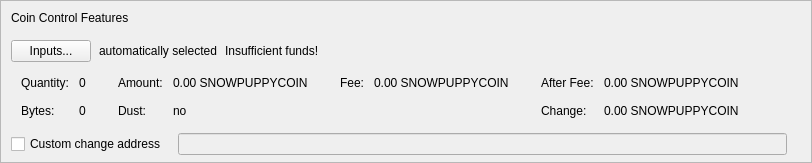
    <widget class="QFrame" name="frameCoinControl">
     <property name="sizePolicy">
      <sizepolicy hsizetype="Expanding" vsizetype="Expanding">
       <horstretch>0</horstretch>
       <verstretch>0</verstretch>
      </sizepolicy>
     </property>
     <property name="maximumSize">
      <size>
       <width>16777215</width>
       <height>16777215</height>
      </size>
     </property>
     <property name="frameShape">
      <enum>QFrame::StyledPanel</enum>
     </property>
     <property name="frameShadow">
      <enum>QFrame::Sunken</enum>
     </property>
     <layout class="QVBoxLayout" name="verticalLayoutCoinControl2">
      <property name="spacing">
       <number>0</number>
      </property>
      <property name="leftMargin">
       <number>0</number>
      </property>
      <property name="topMargin">
       <number>0</number>
      </property>
      <property name="rightMargin">
       <number>0</number>
      </property>
      <property name="bottomMargin">
       <number>6</number>
      </property>
      <item>
       <layout class="QVBoxLayout" name="verticalLayoutCoinControl" stretch="0,0,0,0,0">
        <property name="spacing">
         <number>0</number>
        </property>
        <property name="leftMargin">
         <number>10</number>
        </property>
        <property name="topMargin">
         <number>10</number>
        </property>
        <item>
         <layout class="QHBoxLayout" name="horizontalLayoutCoinControl1">
          <property name="bottomMargin">
           <number>15</number>
          </property>
          <item>
           <widget class="QLabel" name="labelCoinControlFeatures">
            <property name="sizePolicy">
             <sizepolicy hsizetype="Preferred" vsizetype="Maximum">
              <horstretch>0</horstretch>
              <verstretch>0</verstretch>
             </sizepolicy>
            </property>
            <property name="text">
             <string>Coin Control Features</string>
            </property>
           </widget>
          </item>
         </layout>
        </item>
        <item>
         <layout class="QHBoxLayout" name="horizontalLayoutCoinControl2" stretch="0,0,0,0">
          <property name="spacing">
           <number>8</number>
          </property>
          <property name="bottomMargin">
           <number>10</number>
          </property>
          <item>
           <widget class="QPushButton" name="pushButtonCoinControl">
            <property name="styleSheet">
             <string notr="true"/>
            </property>
            <property name="text">
             <string>Inputs...</string>
            </property>
            <property name="autoDefault">
             <bool>false</bool>
            </property>
           </widget>
          </item>
          <item>
           <widget class="QLabel" name="labelCoinControlAutomaticallySelected">
            <property name="text">
             <string>automatically selected</string>
            </property>
            <property name="margin">
             <number>5</number>
            </property>
           </widget>
          </item>
          <item>
           <widget class="QLabel" name="labelCoinControlInsuffFunds">
            <property name="text">
             <string>Insufficient funds!</string>
            </property>
            <property name="margin">
             <number>5</number>
            </property>
           </widget>
          </item>
          <item>
           <spacer name="horizontalSpacerCoinControl">
            <property name="orientation">
             <enum>Qt::Horizontal</enum>
            </property>
            <property name="sizeHint" stdset="0">
             <size>
              <width>40</width>
              <height>1</height>
             </size>
            </property>
           </spacer>
          </item>
         </layout>
        </item>
        <item>
         <widget class="QWidget" name="widgetCoinControl" native="true">
          <property name="sizePolicy">
           <sizepolicy hsizetype="Preferred" vsizetype="Preferred">
            <horstretch>0</horstretch>
            <verstretch>0</verstretch>
           </sizepolicy>
          </property>
          <property name="minimumSize">
           <size>
            <width>0</width>
            <height>0</height>
           </size>
          </property>
          <property name="styleSheet">
           <string notr="true"/>
          </property>
          <layout class="QHBoxLayout" name="horizontalLayoutCoinControl5">
           <property name="leftMargin">
            <number>0</number>
           </property>
           <property name="topMargin">
            <number>0</number>
           </property>
           <property name="rightMargin">
            <number>0</number>
           </property>
           <property name="bottomMargin">
            <number>0</number>
           </property>
           <item>
            <layout class="QHBoxLayout" name="horizontalLayoutCoinControl3" stretch="0,0,0,1">
             <property name="spacing">
              <number>20</number>
             </property>
             <property name="topMargin">
              <number>0</number>
             </property>
             <property name="bottomMargin">
              <number>10</number>
             </property>
             <item>
              <layout class="QFormLayout" name="formLayoutCoinControl1">
               <property name="horizontalSpacing">
                <number>10</number>
               </property>
               <property name="verticalSpacing">
                <number>14</number>
               </property>
               <property name="leftMargin">
                <number>10</number>
               </property>
               <property name="topMargin">
                <number>4</number>
               </property>
               <property name="rightMargin">
                <number>6</number>
               </property>
               <item row="0" column="0">
                <widget class="QLabel" name="labelCoinControlQuantityText">
                 <property name="text">
                  <string>Quantity:</string>
                 </property>
                 <property name="margin">
                  <number>0</number>
                 </property>
                </widget>
               </item>
               <item row="0" column="1">
                <widget class="QLabel" name="labelCoinControlQuantity">
                 <property name="cursor">
                  <cursorShape>IBeamCursor</cursorShape>
                 </property>
                 <property name="contextMenuPolicy">
                  <enum>Qt::ActionsContextMenu</enum>
                 </property>
                 <property name="text">
                  <string notr="true">0</string>
                 </property>
                 <property name="margin">
                  <number>0</number>
                 </property>
                 <property name="textInteractionFlags">
                  <set>Qt::LinksAccessibleByMouse|Qt::TextSelectableByKeyboard|Qt::TextSelectableByMouse</set>
                 </property>
                </widget>
               </item>
               <item row="1" column="0">
                <widget class="QLabel" name="labelCoinControlBytesText">
                 <property name="text">
                  <string>Bytes:</string>
                 </property>
                </widget>
               </item>
               <item row="1" column="1">
                <widget class="QLabel" name="labelCoinControlBytes">
                 <property name="cursor">
                  <cursorShape>IBeamCursor</cursorShape>
                 </property>
                 <property name="contextMenuPolicy">
                  <enum>Qt::ActionsContextMenu</enum>
                 </property>
                 <property name="text">
                  <string notr="true">0</string>
                 </property>
                 <property name="textInteractionFlags">
                  <set>Qt::LinksAccessibleByMouse|Qt::TextSelectableByKeyboard|Qt::TextSelectableByMouse</set>
                 </property>
                </widget>
               </item>
              </layout>
             </item>
             <item>
              <layout class="QFormLayout" name="formLayoutCoinControl2">
               <property name="horizontalSpacing">
                <number>10</number>
               </property>
               <property name="verticalSpacing">
                <number>14</number>
               </property>
               <property name="leftMargin">
                <number>6</number>
               </property>
               <property name="topMargin">
                <number>4</number>
               </property>
               <property name="rightMargin">
                <number>6</number>
               </property>
               <item row="0" column="0">
                <widget class="QLabel" name="labelCoinControlAmountText">
                 <property name="text">
                  <string>Amount:</string>
                 </property>
                 <property name="margin">
                  <number>0</number>
                 </property>
                </widget>
               </item>
               <item row="0" column="1">
                <widget class="QLabel" name="labelCoinControlAmount">
                 <property name="cursor">
                  <cursorShape>IBeamCursor</cursorShape>
                 </property>
                 <property name="contextMenuPolicy">
                  <enum>Qt::ActionsContextMenu</enum>
                 </property>
                 <property name="text">
                  <string notr="true">0.00 SNOWPUPPYCOIN</string>
                 </property>
                 <property name="textInteractionFlags">
                  <set>Qt::LinksAccessibleByMouse|Qt::TextSelectableByKeyboard|Qt::TextSelectableByMouse</set>
                 </property>
                </widget>
               </item>
               <item row="1" column="0">
                <widget class="QLabel" name="labelCoinControlLowOutputText">
                 <property name="text">
                  <string>Dust:</string>
                 </property>
                </widget>
               </item>
               <item row="1" column="1">
                <widget class="QLabel" name="labelCoinControlLowOutput">
                 <property name="cursor">
                  <cursorShape>IBeamCursor</cursorShape>
                 </property>
                 <property name="contextMenuPolicy">
                  <enum>Qt::ActionsContextMenu</enum>
                 </property>
                 <property name="text">
                  <string notr="true">no</string>
                 </property>
                 <property name="textInteractionFlags">
                  <set>Qt::LinksAccessibleByMouse|Qt::TextSelectableByKeyboard|Qt::TextSelectableByMouse</set>
                 </property>
                </widget>
               </item>
              </layout>
             </item>
             <item>
              <layout class="QFormLayout" name="formLayoutCoinControl3">
               <property name="horizontalSpacing">
                <number>10</number>
               </property>
               <property name="verticalSpacing">
                <number>14</number>
               </property>
               <property name="leftMargin">
                <number>6</number>
               </property>
               <property name="topMargin">
                <number>4</number>
               </property>
               <property name="rightMargin">
                <number>6</number>
               </property>
               <item row="0" column="0">
                <widget class="QLabel" name="labelCoinControlFeeText">
                 <property name="text">
                  <string>Fee:</string>
                 </property>
                 <property name="margin">
                  <number>0</number>
                 </property>
                </widget>
               </item>
               <item row="0" column="1">
                <widget class="QLabel" name="labelCoinControlFee">
                 <property name="cursor">
                  <cursorShape>IBeamCursor</cursorShape>
                 </property>
                 <property name="contextMenuPolicy">
                  <enum>Qt::ActionsContextMenu</enum>
                 </property>
                 <property name="text">
                  <string notr="true">0.00 SNOWPUPPYCOIN</string>
                 </property>
                 <property name="textInteractionFlags">
                  <set>Qt::LinksAccessibleByMouse|Qt::TextSelectableByKeyboard|Qt::TextSelectableByMouse</set>
                 </property>
                </widget>
               </item>
              </layout>
             </item>
             <item>
              <layout class="QFormLayout" name="formLayoutCoinControl4">
               <property name="horizontalSpacing">
                <number>10</number>
               </property>
               <property name="verticalSpacing">
                <number>14</number>
               </property>
               <property name="leftMargin">
                <number>6</number>
               </property>
               <property name="topMargin">
                <number>4</number>
               </property>
               <property name="rightMargin">
                <number>6</number>
               </property>
               <item row="0" column="0">
                <widget class="QLabel" name="labelCoinControlAfterFeeText">
                 <property name="text">
                  <string>After Fee:</string>
                 </property>
                 <property name="margin">
                  <number>0</number>
                 </property>
                </widget>
               </item>
               <item row="0" column="1">
                <widget class="QLabel" name="labelCoinControlAfterFee">
                 <property name="cursor">
                  <cursorShape>IBeamCursor</cursorShape>
                 </property>
                 <property name="contextMenuPolicy">
                  <enum>Qt::ActionsContextMenu</enum>
                 </property>
                 <property name="text">
                  <string notr="true">0.00 SNOWPUPPYCOIN</string>
                 </property>
                 <property name="textInteractionFlags">
                  <set>Qt::LinksAccessibleByMouse|Qt::TextSelectableByKeyboard|Qt::TextSelectableByMouse</set>
                 </property>
                </widget>
               </item>
               <item row="1" column="0">
                <widget class="QLabel" name="labelCoinControlChangeText">
                 <property name="text">
                  <string>Change:</string>
                 </property>
                </widget>
               </item>
               <item row="1" column="1">
                <widget class="QLabel" name="labelCoinControlChange">
                 <property name="cursor">
                  <cursorShape>IBeamCursor</cursorShape>
                 </property>
                 <property name="contextMenuPolicy">
                  <enum>Qt::ActionsContextMenu</enum>
                 </property>
                 <property name="text">
                  <string notr="true">0.00 SNOWPUPPYCOIN</string>
                 </property>
                 <property name="textInteractionFlags">
                  <set>Qt::LinksAccessibleByMouse|Qt::TextSelectableByKeyboard|Qt::TextSelectableByMouse</set>
                 </property>
                </widget>
               </item>
              </layout>
             </item>
            </layout>
           </item>
          </layout>
         </widget>
        </item>
        <item>
         <layout class="QHBoxLayout" name="horizontalLayoutCoinControl4" stretch="0,0,0">
          <property name="spacing">
           <number>12</number>
          </property>
          <property name="sizeConstraint">
           <enum>QLayout::SetDefaultConstraint</enum>
          </property>
          <property name="topMargin">
           <number>5</number>
          </property>
          <property name="rightMargin">
           <number>5</number>
          </property>
          <item>
           <widget class="QCheckBox" name="checkBoxCoinControlChange">
            <property name="toolTip">
             <string>If this is activated, but the change address is empty or invalid, change will be sent to a newly generated address.</string>
            </property>
            <property name="text">
             <string>Custom change address</string>
            </property>
           </widget>
          </item>
          <item>
           <widget class="QValidatedLineEdit" name="lineEditCoinControlChange">
            <property name="enabled">
             <bool>false</bool>
            </property>
            <property name="sizePolicy">
             <sizepolicy hsizetype="Expanding" vsizetype="Fixed">
              <horstretch>0</horstretch>
              <verstretch>0</verstretch>
             </sizepolicy>
            </property>
           </widget>
          </item>
          <item>
           <widget class="QLabel" name="labelCoinControlChangeLabel">
            <property name="sizePolicy">
             <sizepolicy hsizetype="Preferred" vsizetype="Expanding">
              <horstretch>0</horstretch>
              <verstretch>0</verstretch>
             </sizepolicy>
            </property>
            <property name="minimumSize">
             <size>
              <width>0</width>
              <height>0</height>
             </size>
            </property>
            <property name="text">
             <string/>
            </property>
            <property name="margin">
             <number>3</number>
            </property>
           </widget>
          </item>
         </layout>
        </item>
        <item>
         <spacer name="verticalSpacerCoinControl">
          <property name="orientation">
           <enum>Qt::Vertical</enum>
          </property>
          <property name="sizeHint" stdset="0">
           <size>
            <width>800</width>
            <height>1</height>
           </size>
          </property>
         </spacer>
        </item>
       </layout>
      </item>
     </layout>
    </widget>
